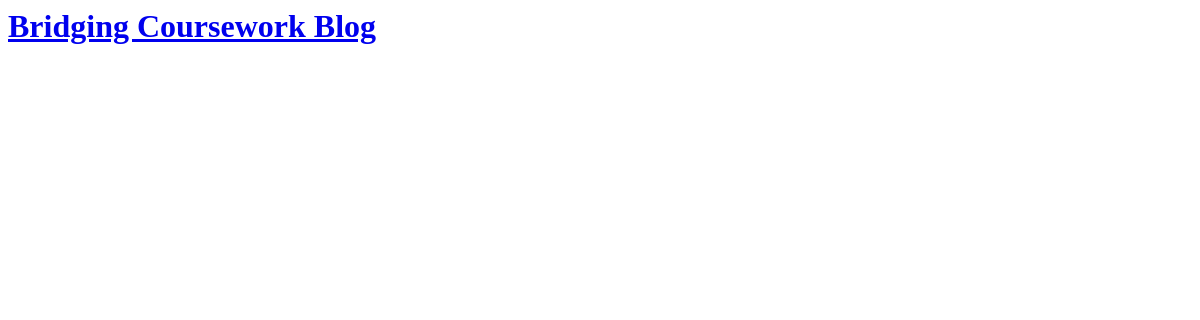
Before: / with the older database file.
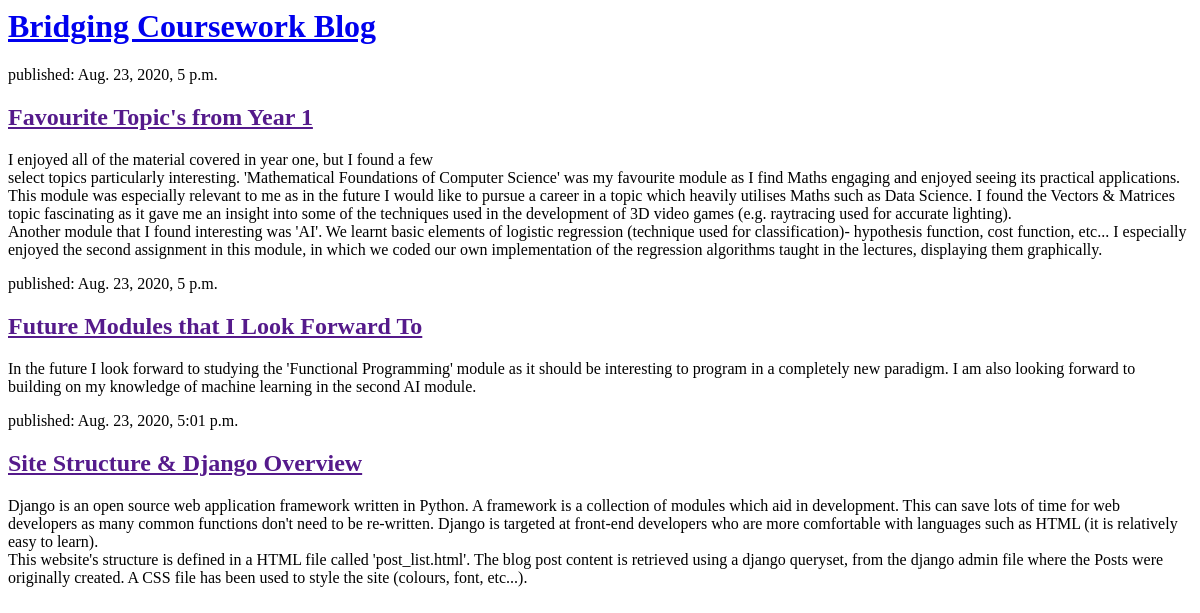
After: the same page with the newer database file.
### blog/models.py (models this page shows, shortened)
class Post(models.Model):
    author = models.ForeignKey(settings.AUTH_USER_MODEL, on_delete=models.CASCADE)
    title = models.CharField(max_length=200)
    text = models.TextField()
    created_date = models.DateTimeField(default=timezone.now)
    published_date = models.DateTimeField(blank=True, null=True)

### blog/views.py (the view)
# urls.py: path('', views.post_list, name='post_list'),
def post_list(request):
    posts = Post.objects.filter(published_date__lte=timezone.now()).order_by('published_date')
    return render(request, 'blog/post_list.html', {'posts': posts})

### blog/templates/blog/post_list.html (shortened to what this page needs)
<html>
<head>
</head>
<body>
<div>
<h1><a href="/">Bridging Coursework Blog</a></h1>
</div>
{% for post in posts %}
<div>
<p>published: {{ post.published_date }}</p>
<h2><a href="">{{ post.title }}</a></h2>
<p>{{ post.text|linebreaksbr }}</p>
</div>
{% endfor %}
</body>
</html>

Changed rows visible on the page:
now on this page (row edited): Post: published_date "Aug. 23, 2020, 5 p.m.", title "Favourite Topic's from Year 1", text "I enjoyed all of the material covered in year one, but I found a few select topics particularly interesting. 'Mathematical Foundations of Computer Science' was my favourite module as I find Maths engaging and enjoyed seeing its practical applications. This module was especially relevant to me as in the future I would like to pursue a career in a topic which heavily utilises Maths such as Data Science. I found the Vectors & Matrices topic fascinating as it gave me an insight into some of the techniques used in the development of 3D video games (e.g. raytracing used for accurate lighting). Another module that I found interesting was 'AI'. We learnt basic elements of logistic regression…"
now on this page (row edited): Post: published_date "Aug. 23, 2020, 5 p.m.", title "Future Modules that I Look Forward To", text "In the future I look forward to studying the 'Functional Programming' module as it should be interesting to program in a completely new paradigm. I am also looking forward to building on my knowledge of machine learning in the second AI module."
now on this page (row edited): Post: published_date "Aug. 23, 2020, 5:01 p.m.", title "Site Structure & Django Overview", text "Django is an open source web application framework written in Python. A framework is a collection of modules which aid in development. This can save lots of time for web developers as many common functions don't need to be re-written. Django is targeted at front-end developers who are more comfortable with languages such as HTML (it is relatively easy to learn). This website's structure is defined in a HTML file called 'post_list.html'. The blog post content is retrieved using a django queryset, from the django admin file where the Posts were originally created. A CSS file has been used to style the site (colours, font, etc...)."
